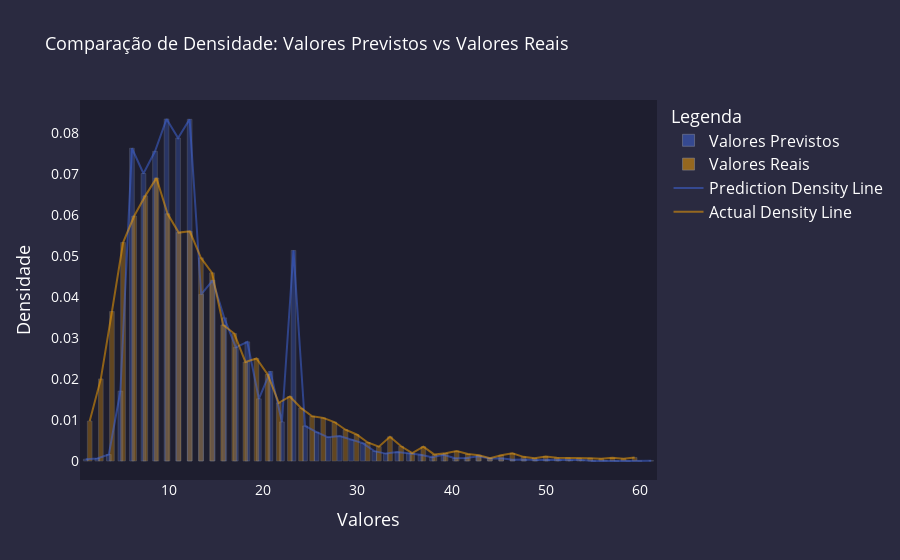

Write notebook code for a chart like this one.
### Markdown cell above
Conforme os resultado das métricas o modelo _baseline_ obteve uma perfomance razoável. As métricas dos dados de treino foram um pouco melhores que dos dados de teste o que indica que o modelo não teve sobreajuste. Plotando um gráfico de densidade comparando as distribuições de `y_pred_test` (predições) e `y_test` (valores reais):

### Code cell
import plotly.graph_objects as go

# Calculando os dados do histograma
y_pred_density = np.histogram(y_pred_test, bins=50, density=True)
y_test_density = np.histogram(y_val, bins=50, density=True)

# Calculando pontos médios dos bins
bins_pred = (y_pred_density[1][1:] + y_pred_density[1][:-1]) / 2
bins_test = (y_test_density[1][1:] + y_test_density[1][:-1]) / 2

# Criação do gráfico
fig = go.Figure()

# Adiciona o histograma para as predições
fig.add_trace(go.Bar(
    x=bins_pred,
    y=y_pred_density[0],
    name='Valores Previstos',
    marker=dict(color='royalblue', opacity=0.6),
    width=0.5
))

# Adiciona o histograma para os valores reais
fig.add_trace(go.Bar(
    x=bins_test,
    y=y_test_density[0],
    name='Valores Reais',
    marker=dict(color='orange', opacity=0.6),
    width=0.5
))

# Adiciona a linha de densidade para as predições
fig.add_trace(go.Scatter(
    x=bins_pred,
    y=y_pred_density[0],
    mode='lines',
    name='Prediction Density Line',
    line=dict(color='royalblue', width=2, dash='solid')
))

# Adiciona a linha de densidade para os valores reais
fig.add_trace(go.Scatter(
    x=bins_test,
    y=y_test_density[0],
    mode='lines',
    name='Actual Density Line',
    line=dict(color='orange', width=2, dash='solid')
))

# Configuração do layout
fig.update_layout(
    title="Comparação de Densidade: Valores Previstos vs Valores Reais",
    xaxis_title="Valores",
    yaxis_title="Densidade",
    legend_title="Legenda",
    template="plotly",
    plot_bgcolor="#1e1e2f",  # Cor do fundo
    paper_bgcolor="#2a2a40",  # Fundo do canvas
    barmode='overlay',  # Sobrepõe os histogramas para comparação
    title_font=dict(size=18, color='white'),  # Tamanho da fonte do título
    xaxis=dict(
        showgrid=False,
        zeroline=False,
        color='white',
        title_font=dict(size=18, color='white'),  # Tamanho da fonte do título do eixo X
        tickfont=dict(size=14, color='white')  # Tamanho da fonte das legendas do eixo X
    ),
    yaxis=dict(
        showgrid=False,
        zeroline=False,
        color='white',
        title_font=dict(size=18, color='white'),  # Tamanho da fonte do título do eixo Y
        tickfont=dict(size=14, color='white')  # Tamanho da fonte das legendas do eixo Y
    ),
    legend=dict(
        title_font=dict(size=18, color='white'),  # Tamanho da fonte do título da legenda
        font=dict(size=16, color='white')  # Tamanho da fonte das legendas
    ),
)

# Ajusta a opacidade para melhorar a visibilidade de sobreposição
fig.update_traces(opacity=0.5)

# Exibe o gráfico
fig.show()

### Figure 1 — Plotly figure (JSON) as saved in the notebook; plotly's stock layout.template omitted (floating-point values rounded to 4 significant figures)
{"data": [{"marker": {"color": "royalblue", "opacity": 0.6}, "name": "Valores Previstos", "opacity": 0.5, "type": "bar", "width": 0.5, "x": [1.172, 2.397, 3.621, 4.846, 6.07, 7.295, 8.519, 9.743, 10.97, 12.19, 13.42, 14.64, 15.87, 17.09, 18.31, 19.54, 20.76, 21.99, 23.21, 24.44, 25.66, 26.89, 28.11, 29.33, 30.56, 31.78, 33.01, 34.23, 35.46, 36.68, 37.91, 39.13, 40.35, 41.58, 42.8, 44.03, 45.25, 46.48, 47.7, 48.93, 50.15, 51.37, 52.6, 53.82, 55.05, 56.27, 57.5, 58.72, 59.95, 61.17], "y": [0.0004506, 0.0006008, 0.001577, 0.01705, 0.0763, 0.07014, 0.07555, 0.08343, 0.07878, 0.08336, 0.04063, 0.04408, 0.03492, 0.02771, 0.02906, 0.01517, 0.02185, 0.009537, 0.05137, 0.008561, 0.007059, 0.005783, 0.006083, 0.005182, 0.004356, 0.002403, 0.001802, 0.002178, 0.001877, 0.001502, 0.0009012, 0.001502, 0.0006759, 0.000751, 0.001126, 0.0006008, 0.0006759, 0.0003004, 0.0003755, 0.0002253, 0.0003004, 0.0003004, 0.0002253, 0.0002253, 0, 7.51e-05, 0, 0, 0, 7.51e-05]}, {"marker": {"color": "orange", "opacity": 0.6}, "name": "Valores Reais", "opacity": 0.5, "type": "bar", "width": 0.5, "x": [1.59, 2.77, 3.95, 5.13, 6.31, 7.49, 8.67, 9.85, 11.03, 12.21, 13.39, 14.57, 15.75, 16.93, 18.11, 19.29, 20.47, 21.65, 22.83, 24.01, 25.19, 26.37, 27.55, 28.73, 29.91, 31.09, 32.27, 33.45, 34.63, 35.81, 36.99, 38.17, 39.35, 40.53, 41.71, 42.89, 44.07, 45.25, 46.43, 47.61, 48.79, 49.97, 51.15, 52.33, 53.51, 54.69, 55.87, 57.05, 58.23, 59.41], "y": [0.009741, 0.02003, 0.03647, 0.0533, 0.05977, 0.06468, 0.06904, 0.06032, 0.05572, 0.05603, 0.04956, 0.0459, 0.0332, 0.03109, 0.02416, 0.02501, 0.02112, 0.01418, 0.01574, 0.01294, 0.01091, 0.01052, 0.009507, 0.007637, 0.006468, 0.00452, 0.003507, 0.005922, 0.003585, 0.001948, 0.003507, 0.001559, 0.00187, 0.002416, 0.001714, 0.001403, 0.0007013, 0.001403, 0.00187, 0.001013, 0.0007013, 0.001091, 0.0007793, 0.0007793, 0.0007013, 0.0007013, 0.0005455, 0.0007793, 0.0005455, 0.0008572]}, {"line": {"color": "royalblue", "dash": "solid", "width": 2}, "mode": "lines", "name": "Prediction Density Line", "opacity": 0.5, "type": "scatter", "x": [1.172, 2.397, 3.621, 4.846, 6.07, 7.295, 8.519, 9.743, 10.97, 12.19, 13.42, 14.64, 15.87, 17.09, 18.31, 19.54, 20.76, 21.99, 23.21, 24.44, 25.66, 26.89, 28.11, 29.33, 30.56, 31.78, 33.01, 34.23, 35.46, 36.68, 37.91, 39.13, 40.35, 41.58, 42.8, 44.03, 45.25, 46.48, 47.7, 48.93, 50.15, 51.37, 52.6, 53.82, 55.05, 56.27, 57.5, 58.72, 59.95, 61.17], "y": [0.0004506, 0.0006008, 0.001577, 0.01705, 0.0763, 0.07014, 0.07555, 0.08343, 0.07878, 0.08336, 0.04063, 0.04408, 0.03492, 0.02771, 0.02906, 0.01517, 0.02185, 0.009537, 0.05137, 0.008561, 0.007059, 0.005783, 0.006083, 0.005182, 0.004356, 0.002403, 0.001802, 0.002178, 0.001877, 0.001502, 0.0009012, 0.001502, 0.0006759, 0.000751, 0.001126, 0.0006008, 0.0006759, 0.0003004, 0.0003755, 0.0002253, 0.0003004, 0.0003004, 0.0002253, 0.0002253, 0, 7.51e-05, 0, 0, 0, 7.51e-05]}, {"line": {"color": "orange", "dash": "solid", "width": 2}, "mode": "lines", "name": "Actual Density Line", "opacity": 0.5, "type": "scatter", "x": [1.59, 2.77, 3.95, 5.13, 6.31, 7.49, 8.67, 9.85, 11.03, 12.21, 13.39, 14.57, 15.75, 16.93, 18.11, 19.29, 20.47, 21.65, 22.83, 24.01, 25.19, 26.37, 27.55, 28.73, 29.91, 31.09, 32.27, 33.45, 34.63, 35.81, 36.99, 38.17, 39.35, 40.53, 41.71, 42.89, 44.07, 45.25, 46.43, 47.61, 48.79, 49.97, 51.15, 52.33, 53.51, 54.69, 55.87, 57.05, 58.23, 59.41], "y": [0.009741, 0.02003, 0.03647, 0.0533, 0.05977, 0.06468, 0.06904, 0.06032, 0.05572, 0.05603, 0.04956, 0.0459, 0.0332, 0.03109, 0.02416, 0.02501, 0.02112, 0.01418, 0.01574, 0.01294, 0.01091, 0.01052, 0.009507, 0.007637, 0.006468, 0.00452, 0.003507, 0.005922, 0.003585, 0.001948, 0.003507, 0.001559, 0.00187, 0.002416, 0.001714, 0.001403, 0.0007013, 0.001403, 0.00187, 0.001013, 0.0007013, 0.001091, 0.0007793, 0.0007793, 0.0007013, 0.0007013, 0.0005455, 0.0007793, 0.0005455, 0.0008572]}], "layout": {"autosize": true, "barmode": "overlay", "legend": {"font": {"color": "white", "size": 16}, "title": {"font": {"color": "white", "size": 18}, "text": "Legenda"}}, "paper_bgcolor": "#2a2a40", "plot_bgcolor": "#1e1e2f", "title": {"font": {"color": "white", "size": 18}, "text": "Comparação de Densidade: Valores Previstos vs Valores Reais"}, "xaxis": {"autorange": true, "color": "white", "range": [0.56, 61.78], "showgrid": false, "tickfont": {"color": "white", "size": 14}, "title": {"font": {"color": "white", "size": 18}, "text": "Valores"}, "type": "linear", "zeroline": false}, "yaxis": {"autorange": true, "color": "white", "range": [-0.004635, 0.08807], "showgrid": false, "tickfont": {"color": "white", "size": 14}, "title": {"font": {"color": "white", "size": 18}, "text": "Densidade"}, "type": "linear", "zeroline": false}}}
